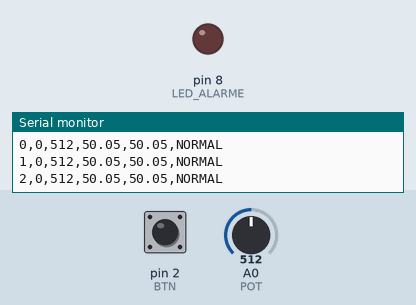
Bench run of a sketch on a simulated Arduino Uno, built with avr-gcc and run on an emulated ATmega328P. On the bench: output pins drawn as LEDs (lit = HIGH), the last lines printed to the serial monitor. The inputs (shaded band) are chosen by the test bench; at power-on: A0 (POT) = 512, pin 2 (BTN) HIGH.

Above: at 1.3 s.
1.4 s: A0 (POT) set to 852
3.5 s: A0 (POT) set to 879
At 4.2 s:
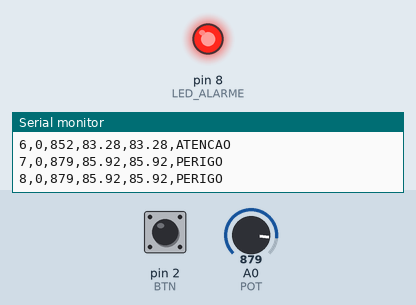
5.0 s: A0 (POT) set to 716
At 5.5 s:
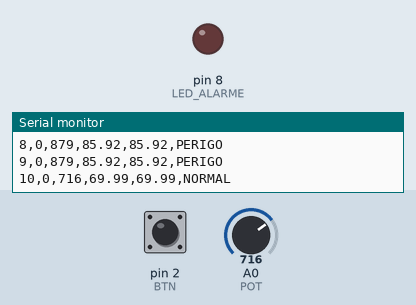
6.5 s: A0 (POT) set to 900
At 6.8 s:
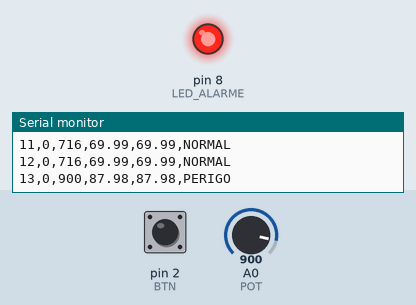
Timing chart, 0 to 9.0 s (numbered marks = the images above; inputs shaded):
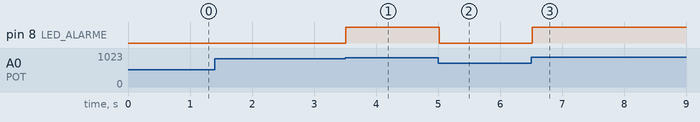

The sketch:

sketch.ino
```cpp
const int BTN = 2;
const int POT = A0;
const int LED_ALARME = 8;
unsigned long amostra = 0;

const char* classificar(float pct) {
  if (pct < 0.0 || pct > 100.0) return "FALHA";
  if (pct >= 85.0) return "PERIGO";
  if (pct >= 70.0) return "ATENCAO";
  return "NORMAL";
}

void setup() {
  pinMode(BTN, INPUT_PULLUP);
  pinMode(LED_ALARME, OUTPUT);
  Serial.begin(9600);
  Serial.println("amostra, botao, bruto, pct, tempC, estado");
}

void loop() {
  bool botao = digitalRead(BTN) == LOW;
  int bruto = analogRead(POT);

  // O sufixo .0 força o cálculo em ponto flutuante
  float pct = 100.0 * bruto / 1023.0;
  float tempC = pct;

  const char* estado = classificar(pct);
  digitalWrite(LED_ALARME, pct >= 85.0);

  Serial.print(amostra++); Serial.print(",");
  Serial.print(botao); Serial.print(",");
  Serial.print(bruto); Serial.print(",");
  Serial.print(pct, 2); Serial.print(",");
  Serial.print(tempC, 2); Serial.print(",");
  Serial.println(estado);

  delay(500);
}
```

Measured:
- the behaviour switches between 869 and 870 on A0 (POT) (found by bisection; images 0 and 1)
- after the input at 3.5 s, pin 8 (LED_ALARME): LOW → HIGH at once
- after the input at 5.0 s, pin 8 (LED_ALARME): HIGH → LOW at once
- after the input at 6.5 s, pin 8 (LED_ALARME): LOW → HIGH at once
